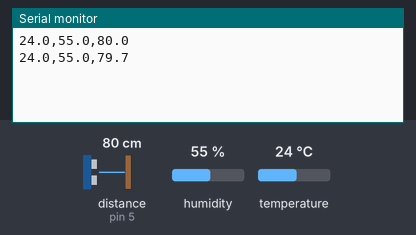
Simulated run of this sketch. Board: Arduino Uno, built with avr-gcc and run on an emulated ATmega328P. Parts: the last lines printed to the serial monitor. Wiring (inferred from the names in the program): ultrasonic range finder: trigger pin 4; echo pin 5. The inputs (shaded band) are chosen by the test bench; at power-on: distance to the obstacle (sensor on pin 5) 80 cm, humidity 55 %, temperature 24 °C. The echo pulse lasts 58.3 µs per cm.

Above: at 2.8 s.
2.9 s: distance to the obstacle (sensor on pin 5) set to 2 cm
At 5.1 s:
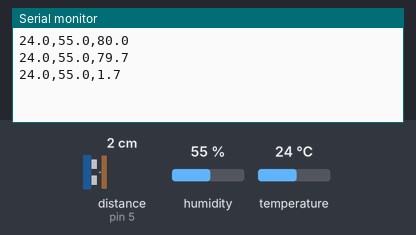
5.6 s: humidity set to 22 %
At 6.9 s:
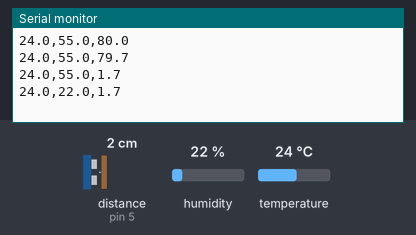
8.3 s: distance to the obstacle (sensor on pin 5) set to 299 cm
At 8.3 s:
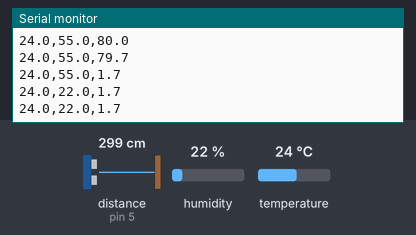
14.3 s: temperature set to 12 °C
At 15.1 s:
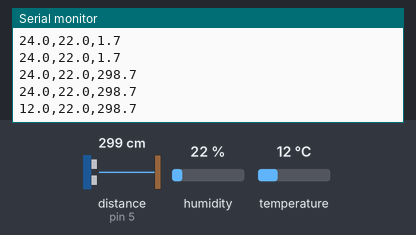
17.0 s: humidity set to 40 %
At 18.9 s:
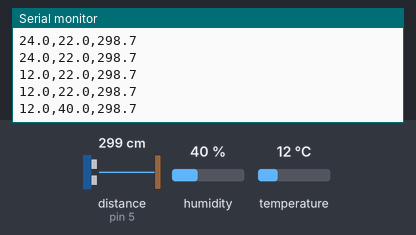
Timing chart, 0 to 20.4 s (numbered marks = the images above; inputs shaded):
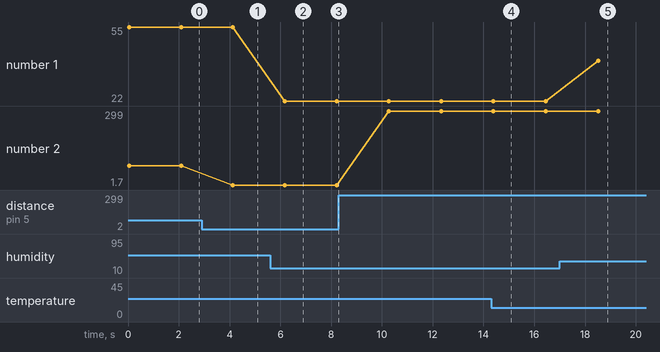

Measured:
- after the input at 2.9 s, the serial monitor: prints a new line after 1.2 s (image 1)
- after the input at 5.6 s, the serial monitor: prints a new line after 0.57 s (image 2)
- after the input at 14.3 s, the serial monitor: prints a new line after 0.09 s (image 4)
- after the input at 17.0 s, the serial monitor: prints a new line after 1.5 s (image 5)
- plotted number 1: 55 → 22 after the input at 5.6 s, 22 → 40 after the input at 17.0 s
- plotted number 2: 79.7 → 1.7 after the input at 2.9 s, 1.7 → 298.7 after the input at 8.3 s, 298.7 → 299 after the input at 17.0 s

The sketch:

uno_sensor_reader.ino
```cpp
// Arduino Uno - reads DHT11 (temperature/humidity) and HC-SR04 (distance)
// and sends "temperature,humidity,distance" to the NodeMCU over SoftwareSerial.

#include <SoftwareSerial.h>
#include <DHT.h>

#define DHTPIN 3
#define DHTTYPE DHT11
#define TRIGPIN 4
#define ECHOPIN 5

SoftwareSerial nodeSerial(7, 8); // RX, TX
DHT dht(DHTPIN, DHTTYPE);

float readDistanceCM() {
  digitalWrite(TRIGPIN, LOW);
  delayMicroseconds(2);
  digitalWrite(TRIGPIN, HIGH);
  delayMicroseconds(10);
  digitalWrite(TRIGPIN, LOW);

  long duration = pulseIn(ECHOPIN, HIGH, 30000);
  if (duration == 0) return -1;
  return duration * 0.0343 / 2.0;
}

void setup() {
  Serial.begin(9600);
  nodeSerial.begin(9600);

  pinMode(TRIGPIN, OUTPUT);
  pinMode(ECHOPIN, INPUT);
  dht.begin();
}

void loop() {
  float h = dht.readHumidity();
  float t = dht.readTemperature();
  float d = readDistanceCM();

  if (!isnan(t) && !isnan(h)) {
    String payload = String(t, 1) + "," + String(h, 1) + "," + String(d, 1);
    nodeSerial.println(payload);
    Serial.println(payload);
  } else {
    nodeSerial.println("nan,nan,nan");
    Serial.println("nan,nan,nan");
  }

  delay(2000);
}
```
